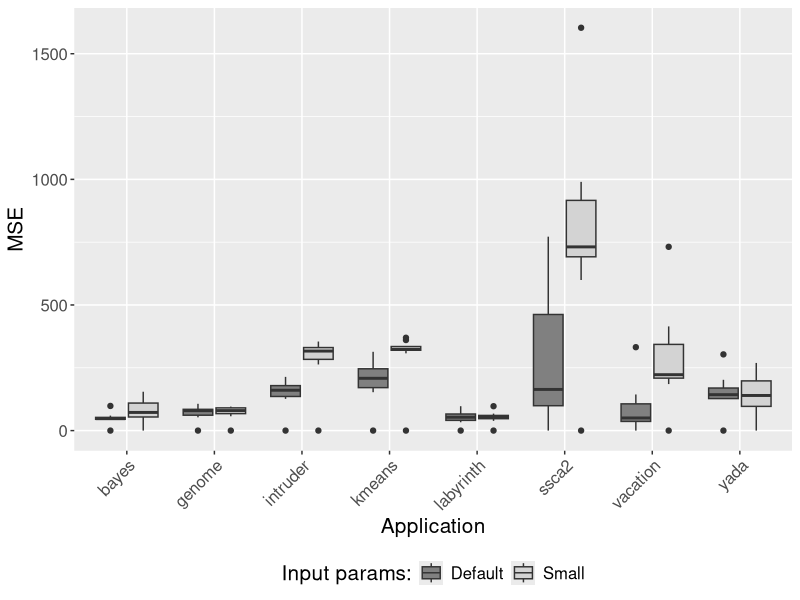

Source code (R):
library(ggplot2)

Legend <- "Input params:"
originalNames <- c("orig", "new")
newNames <- c("Default", "Small")
colors <- c('#808080', '#D3D3D3')

table <- read.table("mseTenExec.txt", sep = ",", header = TRUE)

#re-order colum
table$config <- factor(table$config, levels = originalNames)

table$app <- as.factor(table$app)

graph <- ggplot(table, aes(x=app, y=mse, fill=config)) + 
  #theme_bw() + 
  theme(legend.position="none",
        plot.title = element_text(hjust = 0.5, face = "bold"),
        panel.border = element_blank(),
        plot.subtitle = element_text(hjust = 0.5, face = "italic"),
        axis.text.x = element_text(angle = 45, hjust=1)) +        
  geom_boxplot() +
  xlab("Application") +
  ylab("MSE") +
  scale_fill_manual(values = colors, name = Legend, breaks = originalNames, labels = newNames)
#  ggtitle("MSE over different input parameters") 
#  labs(title = "Execution with 64 threads",
#       subtitle = "Default X new input parameters")  
#  stat_summary(fun=mean, geom="point", shape=23, size=4)

graph <- graph + theme(legend.position="bottom", text = element_text(size=15))
#print(graph)
ggsave(plot = graph, file = "Figure_3.pdf", 
       device = cairo_pdf, width = 15, height = 9, units = "cm")
